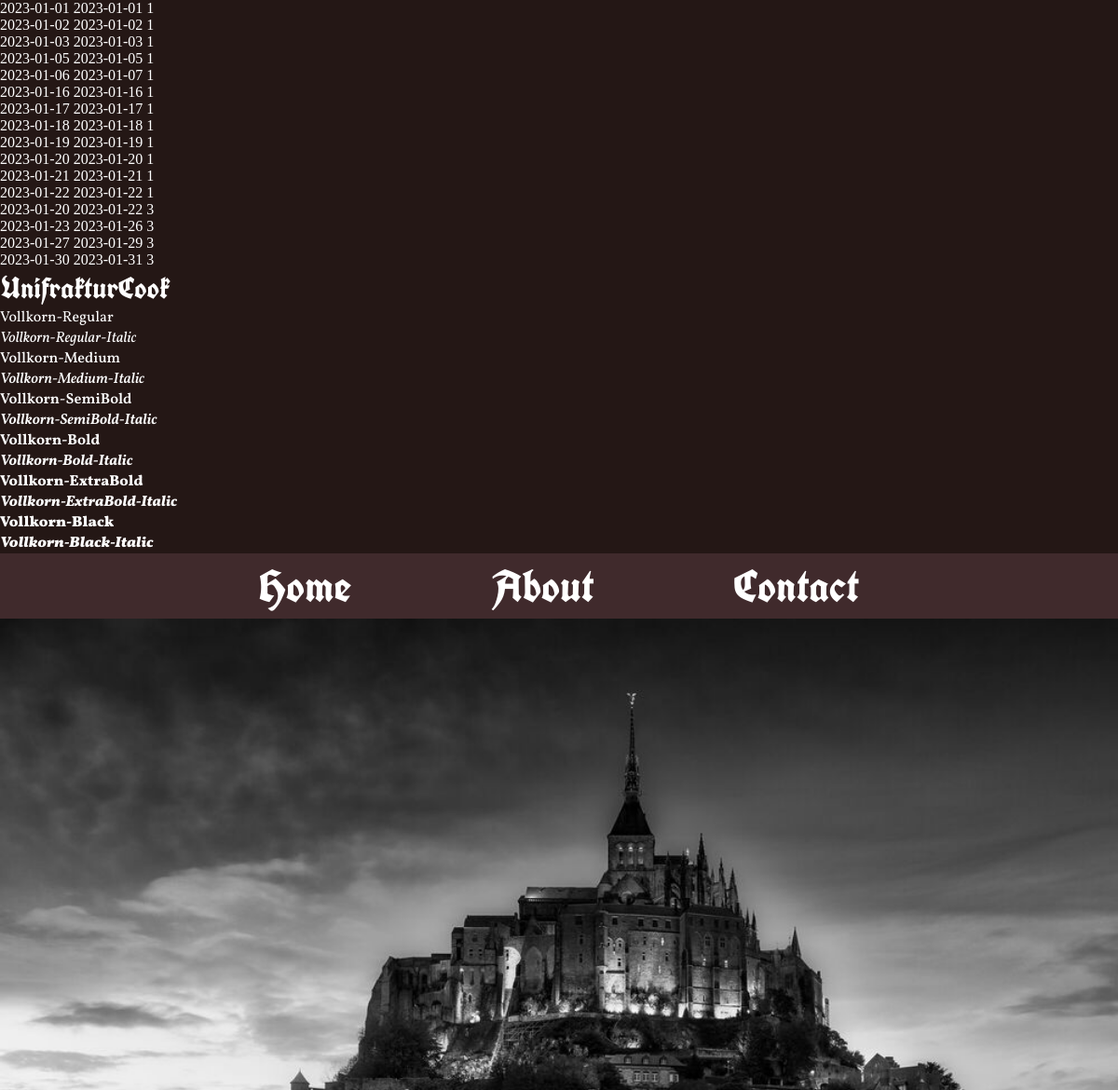
Before: / (upper part) with the older database file.
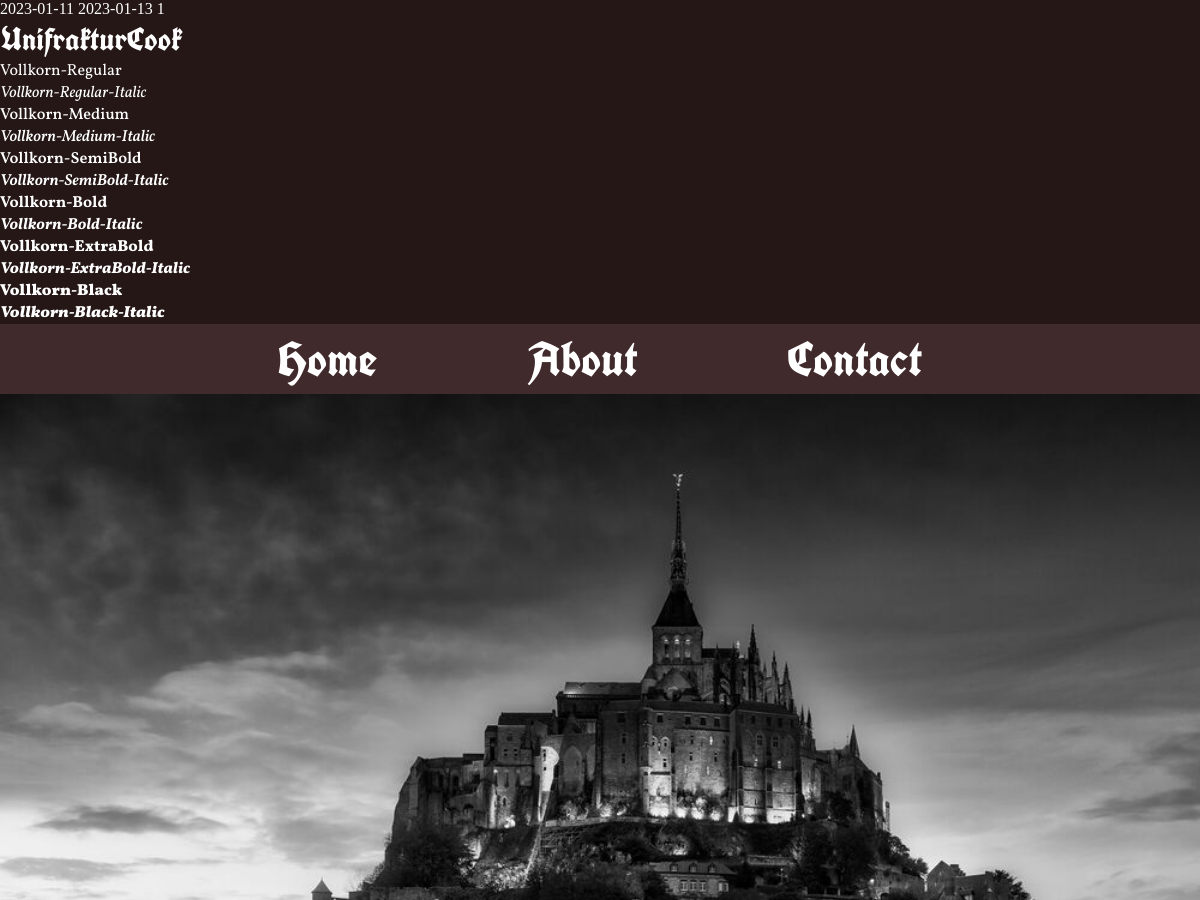
After: the same page with the newer database file.
### tables this page shows
CREATE TABLE reservations (
    id INTEGER PRIMARY KEY AUTOINCREMENT,
    arrival_date DATE,
    departure_date DATE,
    room_id INTEGER,
    info_id INTEGER,
    FOREIGN KEY (room_id) REFERENCES pricelist(id),
    FOREIGN KEY (info_id) REFERENCES info(id)
);

### hotelFunctions.php (the view, shortened to what this page needs)
<?php
function connect(string $dbName): object
{
    $dbPath = __DIR__ . '/' . $dbName;
    $db = "sqlite:$dbPath";
    try {
        $db = new PDO($db);
        $db->setAttribute(PDO::ATTR_ERRMODE, PDO::ERRMODE_EXCEPTION);
        $db->setAttribute(PDO::ATTR_DEFAULT_FETCH_MODE, PDO::FETCH_ASSOC);
    } catch (PDOException $e) {
        echo "Failed to connect to the database";
        throw $e;
    }
    return $db;
}
function showAvailability(int $room_id)
{
    $db = connect('database.db');
    $statement = $db->prepare(
        "SELECT distinct *
        FROM reservations
        WHERE room_id = ?
        ORDER BY arrival_date"
    );
    $statement->bindParam(1, $room_id, PDO::PARAM_STR);
    $statement->execute();
    $reservations =  $statement->fetchAll(PDO::FETCH_ASSOC);
    return $reservations;
}
function printReservations($roomNr)
{
    foreach ($roomNr as $reservation) {
        echo $reservation['arrival_date'] . " " . $reservation['departure_date'] . " " . $reservation['room_id'] . "<br>";
    }
}

### index.php (shortened to what this page needs)
<?php
require("./hotelFunctions.php");
?>
<!DOCTYPE html>
<html lang="en">
<head>
    <link rel="stylesheet" href="./CSS/global.css">
    <link rel="stylesheet" href="./CSS/main.css">
    <link rel="stylesheet" href="./CSS/typography.css">
    <link rel="stylesheet" href="./CSS/fonts.css">
</head>
<body>
    <?php $budget = showAvailability(1);
    $luxury = showAvailability(3);
    printReservations($budget);
    ?>
    <div class="font-tests">
        <h1>UnifrakturCook</h1>
        <p class="one">Vollkorn-Regular</p>
        <p class="two">Vollkorn-Regular-Italic</p>
        <p class="three">Vollkorn-Medium</p>
        <p class="four">Vollkorn-Medium-Italic</p>
        <p class="five">Vollkorn-SemiBold</p>
        <p class="six">Vollkorn-SemiBold-Italic</p>
        <p class="seven">Vollkorn-Bold</p>
        <p class="eight">Vollkorn-Bold-Italic</p>
        <p class="nine">Vollkorn-ExtraBold</p>
        <p class="ten">Vollkorn-ExtraBold-Italic</p>
        <p class="eleven">Vollkorn-Black</p>
        <p class="twelve">Vollkorn-Black-Italic</p>
    </div>
    <header>
        <nav>
            <ul>
                <li>Home</li>
                <li>About</li>
                <li>Contact</li>
            </ul>
        </nav>
    </header>
    <main>
        <div class="hero">
            <img src="./Images/le-mont-saint-michel-by-night.jpg" alt="">
        </div>
    </main>
</body>
</html>

### CSS/global.css (style rules this page uses)
:root { --color-black: #000000; --color-white: #ffffff; --color-raisin-black: #241715; --old-burgundy: #402a2c; --old-mauve: #5d2e46; --queen-pink: #d9b8c4; --mountbatten-pink: #957186; --copper-penny: #ad6a6c; --silver-pink: #d0ada7; --champagne-pink: #e8d6cb; --color-wine: #672e2f; --color-dark-purple: #0e0c0c; --color-deep-purple: #211729; --color-plum-purple: #5a3e62; --color-light-purple: #7b5c75; --color-wine-red: #702632; }
* { margin: 0; }

### CSS/main.css (style rules this page uses)
body { background-color: var(--color-raisin-black); color: var(--color-white); }
img { width: 100%; }
nav { width: 100%; height: 70px; background-color: var(--old-burgundy); display: flex; justify-content: center; align-items: center; }
ul { list-style: none; display: flex; justify-content: center; align-items: center; padding: 0; gap: 150px; }

### CSS/typography.css (style rules this page uses)
h1 { font-family: 'UnifrakturCook'; }
.one { font-family: 'Vollkorn-Regular'; }
.two { font-family: 'Vollkorn-Regular-Italic'; }
.three { font-family: 'Vollkorn-Medium'; }
.four { font-family: 'Vollkorn-Medium-Italic'; }
.five { font-family: 'Vollkorn-SemiBold'; }
.six { font-family: 'Vollkorn-SemiBold-Italic'; }
.seven { font-family: 'Vollkorn-Bold'; }
.eight { font-family: 'Vollkorn-Bold-Italic'; }
.nine { font-family: 'Vollkorn-ExtraBold'; }
.ten { font-family: 'Vollkorn-ExtraBold-Italic'; }
.eleven { font-family: 'Vollkorn-Black'; }
.twelve { font-family: 'Vollkorn-Black-Italic'; }
nav { font-family: 'UnifrakturCook'; font-size: 3rem; }

Changed rows visible on the page:
removed reservations: arrival_date "2023-01-01", departure_date "2023-01-01", room "1"
removed reservations: arrival_date "2023-01-02", departure_date "2023-01-02", room "1"
removed reservations: arrival_date "2023-01-03", departure_date "2023-01-03", room "1"
removed reservations: arrival_date "2023-01-05", departure_date "2023-01-05", room "1"
removed reservations: arrival_date "2023-01-06", departure_date "2023-01-07", room "1"
removed reservations: arrival_date "2023-01-16", departure_date "2023-01-16", room "1"
removed reservations: arrival_date "2023-01-17", departure_date "2023-01-17", room "1"
removed reservations: arrival_date "2023-01-18", departure_date "2023-01-18", room "1"
removed reservations: arrival_date "2023-01-19", departure_date "2023-01-19", room "1"
removed reservations: arrival_date "2023-01-20", departure_date "2023-01-20", room "1"
removed reservations: arrival_date "2023-01-21", departure_date "2023-01-21", room "1"
removed reservations: arrival_date "2023-01-22", departure_date "2023-01-22", room "1"
removed reservations: arrival_date "2023-01-20", departure_date "2023-01-22", room "3"
removed reservations: arrival_date "2023-01-23", departure_date "2023-01-26", room "3"
removed reservations: arrival_date "2023-01-27", departure_date "2023-01-29", room "3"
removed reservations: arrival_date "2023-01-30", departure_date "2023-01-31", room "3"
added reservations: arrival_date "2023-01-11", departure_date "2023-01-13", room "1"
